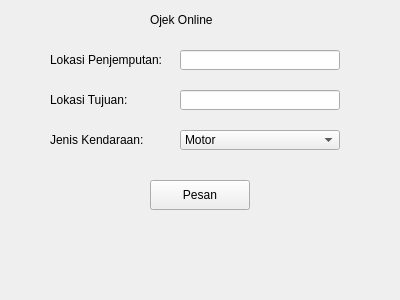
<?xml version="1.0" encoding="UTF-8"?>
<ui version="4.0">
 <class>MainWindow</class>
 <widget class="QMainWindow" name="MainWindow">
  <property name="geometry">
   <rect>
    <x>0</x>
    <y>0</y>
    <width>400</width>
    <height>300</height>
   </rect>
  </property>
  <property name="windowTitle">
   <string>Aplikasi Ojek Online</string>
  </property>
  <widget class="QWidget" name="centralwidget">
   <widget class="QLabel" name="label">
    <property name="geometry">
     <rect>
      <x>150</x>
      <y>10</y>
      <width>100</width>
      <height>20</height>
     </rect>
    </property>
    <property name="text">
     <string>Ojek Online</string>
    </property>
   </widget>
   <widget class="QLabel" name="label_pickup">
    <property name="geometry">
     <rect>
      <x>50</x>
      <y>50</y>
      <width>120</width>
      <height>20</height>
     </rect>
    </property>
    <property name="text">
     <string>Lokasi Penjemputan:</string>
    </property>
   </widget>
   <widget class="QLineEdit" name="lineEdit_pickup">
    <property name="geometry">
     <rect>
      <x>180</x>
      <y>50</y>
      <width>160</width>
      <height>20</height>
     </rect>
    </property>
   </widget>
   <widget class="QLabel" name="label_destination">
    <property name="geometry">
     <rect>
      <x>50</x>
      <y>90</y>
      <width>120</width>
      <height>20</height>
     </rect>
    </property>
    <property name="text">
     <string>Lokasi Tujuan:</string>
    </property>
   </widget>
   <widget class="QLineEdit" name="lineEdit_destination">
    <property name="geometry">
     <rect>
      <x>180</x>
      <y>90</y>
      <width>160</width>
      <height>20</height>
     </rect>
    </property>
   </widget>
   <widget class="QLabel" name="label_vehicle">
    <property name="geometry">
     <rect>
      <x>50</x>
      <y>130</y>
      <width>120</width>
      <height>20</height>
     </rect>
    </property>
    <property name="text">
     <string>Jenis Kendaraan:</string>
    </property>
   </widget>
   <widget class="QComboBox" name="comboBox_vehicle">
    <property name="geometry">
     <rect>
      <x>180</x>
      <y>130</y>
      <width>160</width>
      <height>20</height>
     </rect>
    </property>
    <item>
     <property name="text">
      <string>Motor</string>
     </property>
    </item>
    <item>
     <property name="text">
      <string>Mobil</string>
     </property>
    </item>
    <item>
     <property name="text">
      <string>Bajaj</string>
     </property>
    </item>
   </widget>
   <widget class="QPushButton" name="pushButton_order">
    <property name="geometry">
     <rect>
      <x>150</x>
      <y>180</y>
      <width>100</width>
      <height>30</height>
     </rect>
    </property>
    <property name="text">
     <string>Pesan</string>
    </property>
   </widget>
  </widget>
 </widget>
 <resources/>
 <connections/>
</ui>
